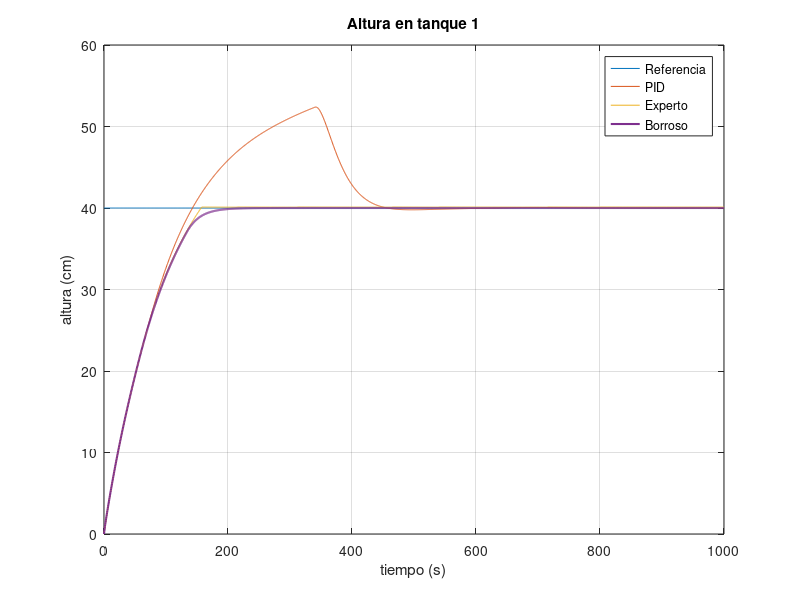
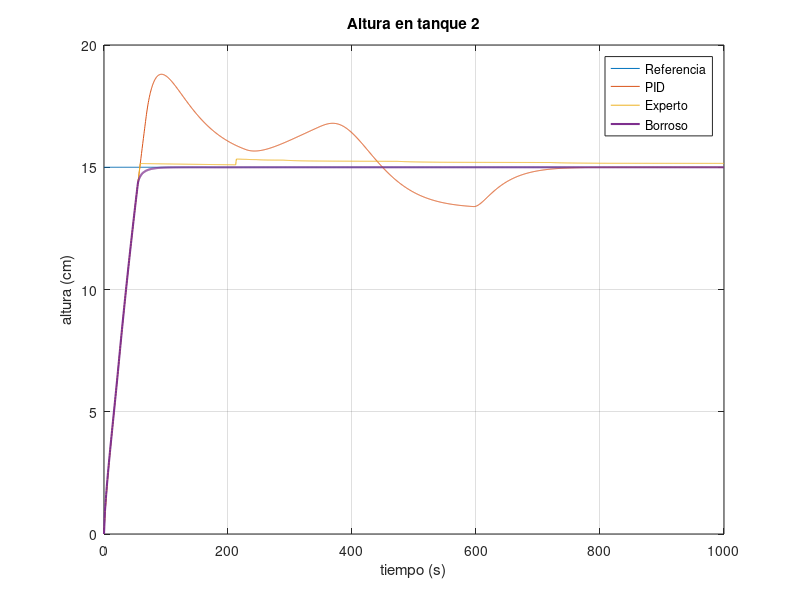
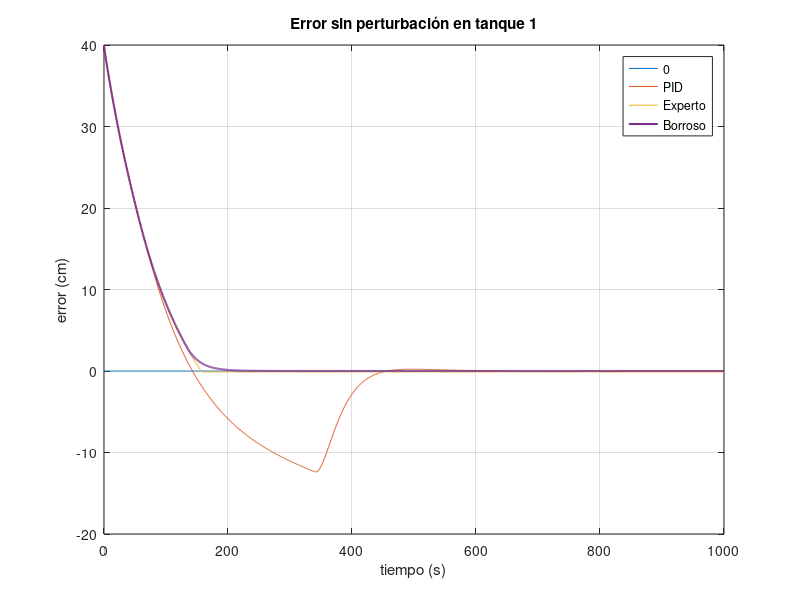
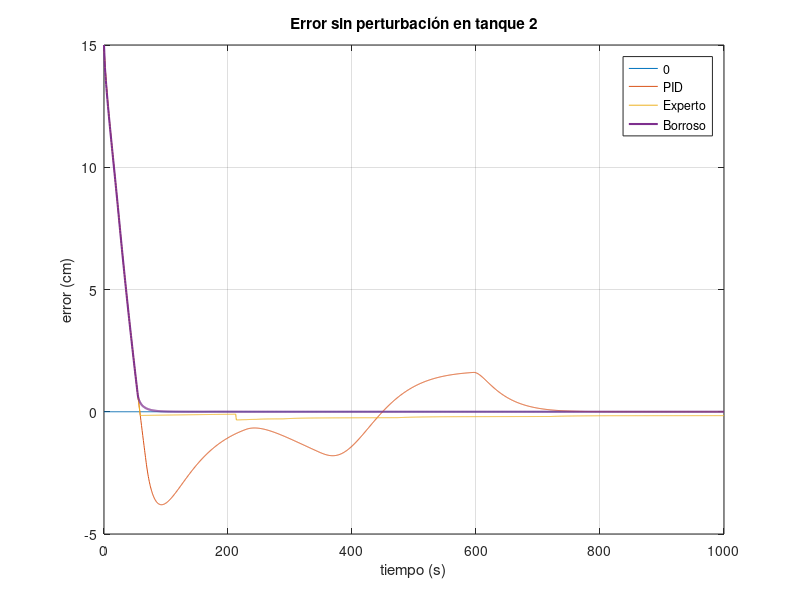

Write MATLAB code to recreate these figures, in order.

clear all;

% Alturas
altura_pid = load("altura_pid.mat", "altura");
altura_pid = altura_pid.("altura");

altura_expert = load("altura_expert.mat", "altura");
altura_expert = altura_expert.("altura");

altura_fuzzy = load("altura_fuzzy.mat", "altura");
altura_fuzzy = altura_fuzzy.("altura");

figure(1)
plot(altura_pid(1,:), altura_pid(2,:)*100, altura_pid(1,:), altura_pid(4,:)*100, altura_expert(1,:), altura_expert(4,:)*100, ...
    altura_fuzzy(1,:), altura_fuzzy(4,:)*100, 'linewidth', 1.5);
grid on;
xlabel('tiempo (s)');
ylabel('altura (cm)');
legend('Referencia', 'PID', 'Experto', 'Borroso');
title('Altura en tanque 1');

figure(2)
plot(altura_pid(1,:), altura_pid(3,:)*100, altura_pid(1,:), altura_pid(6,:)*100, altura_expert(1,:), altura_expert(6,:)*100, ...
    altura_fuzzy(1,:), altura_fuzzy(6,:)*100, 'linewidth', 1.5);
grid on;
xlabel('tiempo (s)');
ylabel('altura (cm)');
legend('Referencia', 'PID', 'Experto', 'Borroso');
title('Altura en tanque 2');

% Errores

error_pid = load("error_pid.mat", "error");
error_pid = error_pid.("error");

error_expert = load("error_expert.mat", "error");
error_expert = error_expert.("error");

error_fuzzy = load("error_fuzzy.mat", "error");
error_fuzzy = error_fuzzy.("error");

figure(3)
plot(error_pid(1,:), zeros(size(error_pid(1,:))), error_pid(1,:), error_pid(2,:)*100, error_expert(1,:), error_expert(2,:)*100, ...
    error_fuzzy(1,:), error_fuzzy(2,:)*100, 'linewidth', 1.5);
grid on;
xlabel('tiempo (s)');
ylabel('error (cm)');
legend('0', 'PID', 'Experto', 'Borroso');
title('Error sin perturbación en tanque 1');

figure(4)
plot(error_pid(1,:), zeros(size(error_pid(1,:))), error_pid(1,:), error_pid(3,:)*100, error_expert(1,:), error_expert(3,:)*100, ...
    error_fuzzy(1,:), error_fuzzy(3,:)*100, 'linewidth', 1.5);
grid on;
xlabel('tiempo (s)');
ylabel('error (cm)');
legend('0', 'PID', 'Experto', 'Borroso');
title('Error sin perturbación en tanque 2');

% Flujos
flujo_pid = load("flujo_pid.mat", "flujo");
flujo_pid = flujo_pid.("flujo");

flujo_expert = load("flujo_expert.mat", "flujo");
flujo_expert = flujo_expert.("flujo");

flujo_fuzzy = load("flujo_fuzzy.mat", "flujo");
flujo_fuzzy = flujo_fuzzy.("flujo");

figure(5)
plot(flujo_pid(1,:), flujo_pid(2,:)*1000, flujo_expert(1,:), flujo_expert(2,:)*1000, ...
    flujo_fuzzy(1,:), flujo_fuzzy(2,:)*1000, 'linewidth', 1.5);
grid on;
xlabel('tiempo (s)');
ylabel('flujo (mL/s)');
legend('PID', 'Experto', 'Borroso');
title('Flujo en bomba 1');

figure(6)
plot(flujo_pid(1,:), flujo_pid(3,:)*1000, flujo_expert(1,:), flujo_expert(3,:)*1000, ...
    flujo_fuzzy(1,:), flujo_fuzzy(3,:)*1000, 'linewidth', 1.5);
grid on;
xlabel('tiempo (s)');
ylabel('flujo (mL/s)');
legend('PID', 'Experto', 'Borroso');
title('Flujo en bomba 2');
